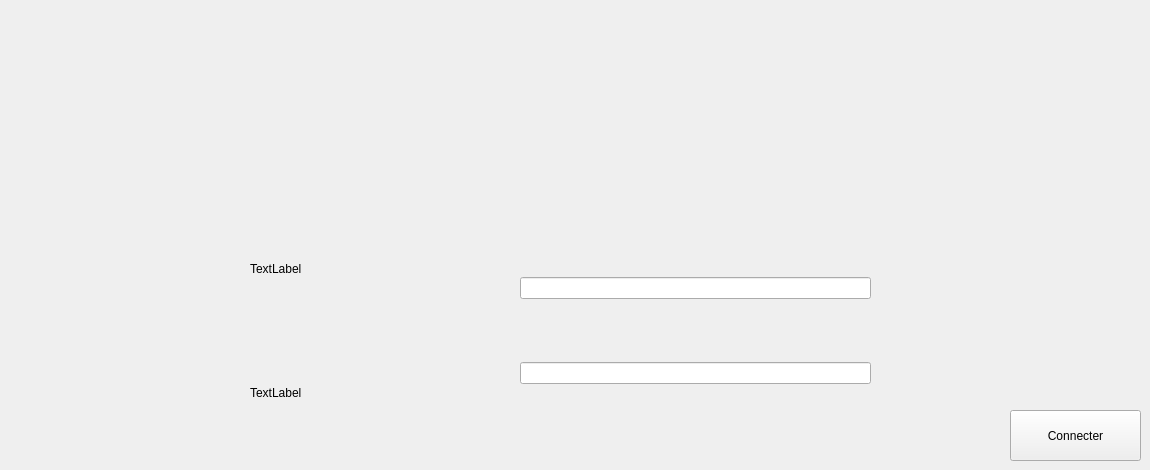
    <widget class="QWidget" name="page">
     <widget class="QWidget" name="verticalLayoutWidget_17">
      <property name="geometry">
       <rect>
        <x>250</x>
        <y>210</y>
        <width>160</width>
        <height>241</height>
       </rect>
      </property>
      <layout class="QVBoxLayout" name="verticalLayout_17">
       <item>
        <widget class="QLabel" name="label_47">
         <property name="text">
          <string>TextLabel</string>
         </property>
        </widget>
       </item>
       <item>
        <widget class="QLabel" name="label_48">
         <property name="text">
          <string>TextLabel</string>
         </property>
        </widget>
       </item>
      </layout>
     </widget>
     <widget class="QWidget" name="verticalLayoutWidget_18">
      <property name="geometry">
       <rect>
        <x>520</x>
        <y>220</y>
        <width>351</width>
        <height>221</height>
       </rect>
      </property>
      <layout class="QVBoxLayout" name="verticalLayout_18">
       <item>
        <widget class="QLineEdit" name="username"/>
       </item>
       <item>
        <widget class="QLineEdit" name="mdp">
         <property name="echoMode">
          <enum>QLineEdit::Password</enum>
         </property>
        </widget>
       </item>
      </layout>
     </widget>
     <widget class="QPushButton" name="connexion">
      <property name="geometry">
       <rect>
        <x>1010</x>
        <y>410</y>
        <width>131</width>
        <height>51</height>
       </rect>
      </property>
      <property name="text">
       <string>Connecter</string>
      </property>
     </widget>
    </widget>
